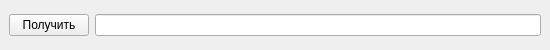
<?xml version="1.0" encoding="UTF-8"?>
<ui version="4.0">
 <class>MainWindow</class>
 <widget class="QMainWindow" name="MainWindow">
  <property name="geometry">
   <rect>
    <x>0</x>
    <y>0</y>
    <width>550</width>
    <height>50</height>
   </rect>
  </property>
  <property name="windowTitle">
   <string>Случайная строка</string>
  </property>
  <widget class="QWidget" name="centralwidget">
   <layout class="QHBoxLayout" name="horizontalLayout">
    <item>
     <widget class="QPushButton" name="btnGet">
      <property name="text">
       <string>Получить</string>
      </property>
     </widget>
    </item>
    <item>
     <widget class="QLineEdit" name="lineEdit"/>
    </item>
   </layout>
  </widget>
 </widget>
 <resources/>
 <connections/>
</ui>
